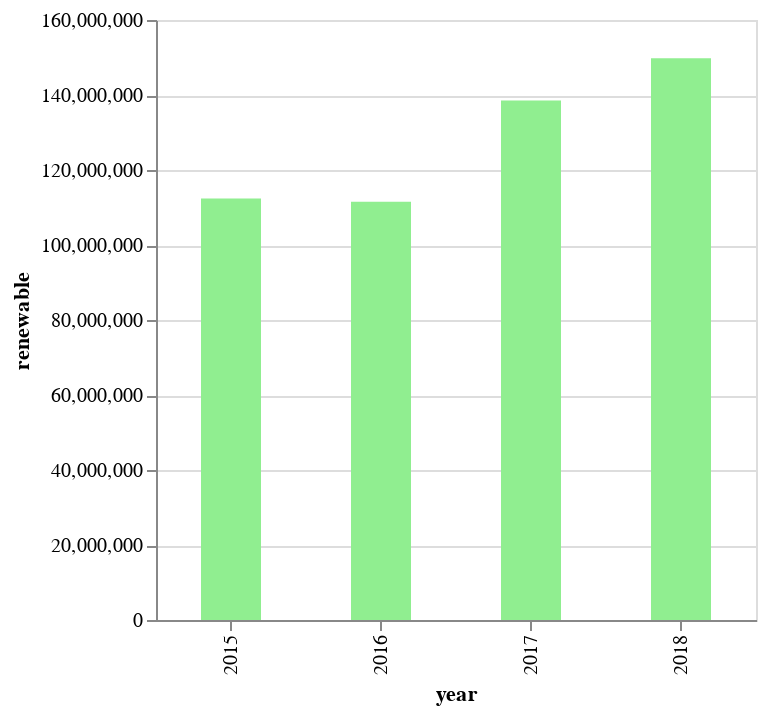

The code cell stored with this chart in its notebook:
### Markdown cell above
Now we can create a simple barchart from this:

### Code cell
alt.Chart(renewable).mark_bar(width=30, fill="lightgreen").encode(
    x='year:O',
    y='renewable:Q'
).properties(width=300, height=300)

### Figure 1 — Vega-Lite specification as saved in the notebook (floating-point values rounded to 4 significant figures)
{"config": {"view": {"continuousWidth": 400, "continuousHeight": 300}}, "data": {"name": "data-07fc4874121e5637723b65ffa9fe2e4a"}, "mark": {"type": "bar", "fill": "lightgreen", "width": 30}, "encoding": {"x": {"type": "ordinal", "field": "year"}, "y": {"type": "quantitative", "field": "renewable"}}, "height": 300, "width": 300, "$schema": "https://vega.github.io/schema/vega-lite/v4.8.1.json", "datasets": {"data-07fc4874121e5637723b65ffa9fe2e4a": [{"renewable": 112376119, "year": 2015}, {"renewable": 111564166, "year": 2016}, {"renewable": 138533852, "year": 2017}, {"renewable": 149809554, "year": 2018}]}}
